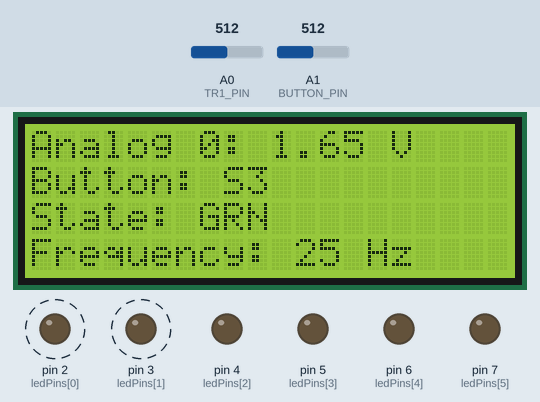
Simulated run of this sketch. Board: Arduino Uno, built with avr-gcc and run on an emulated ATmega328P. Shown: 20×4 character LCD, output pins drawn as LEDs (lit = HIGH). Dashed ring = blinking. The test bench sets the inputs (shaded band); at power-on: A1 (BUTTON_PIN) = 512, A0 (TR1_PIN) = 512.

Above: at 1.2 s.
1.3 s: A1 (BUTTON_PIN) set to 111
At 1.51 s:
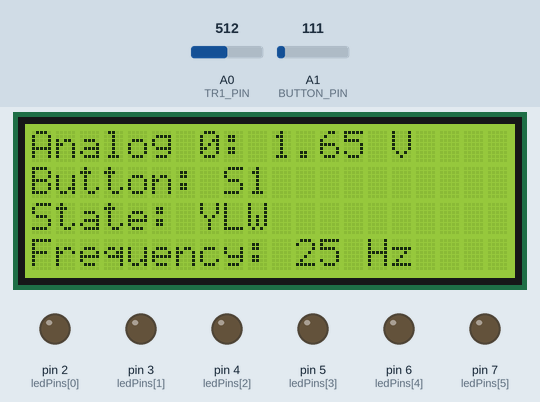
4.0 s: A0 (TR1_PIN) set to 122
At 4.29 s:
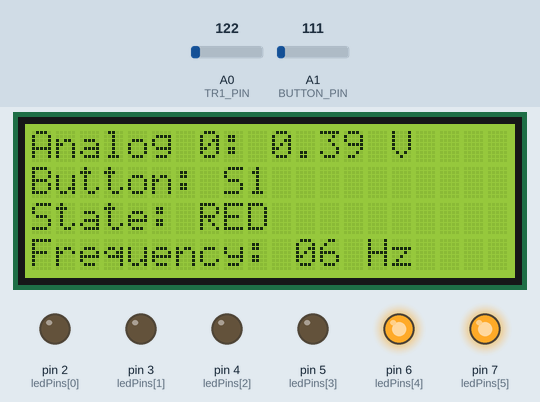
5.9 s: A0 (TR1_PIN) set to 0
At 8.13 s:
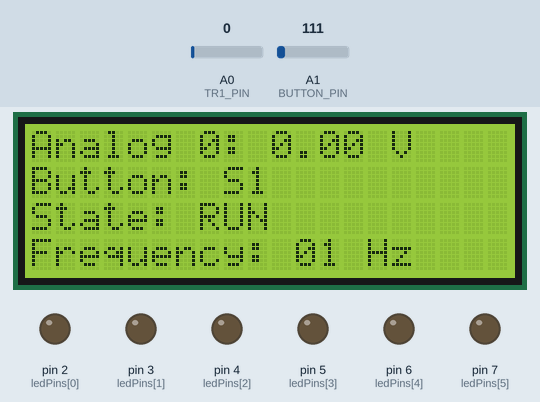
8.5 s: A0 (TR1_PIN) set to 18
At 8.73 s:
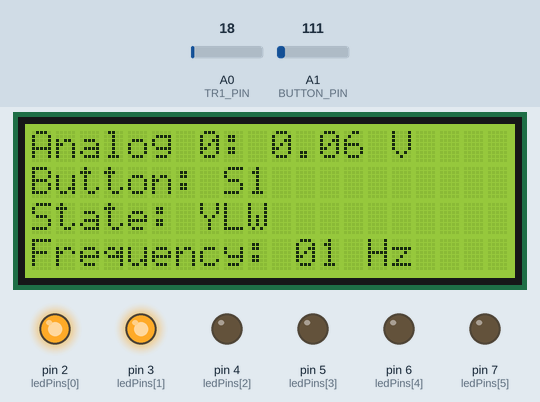
11.5 s: A0 (TR1_PIN) set to 23
At 12.57 s:
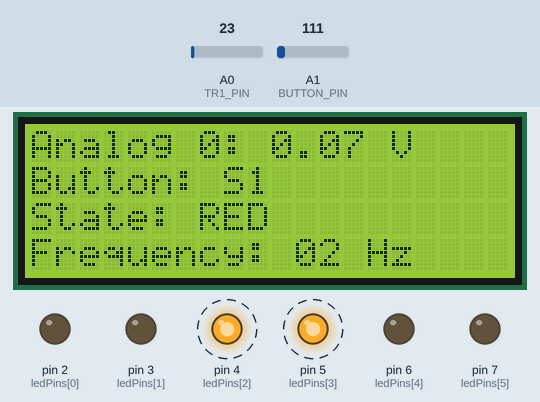
13.0 s: A0 (TR1_PIN) set to 936
At 13.38 s:
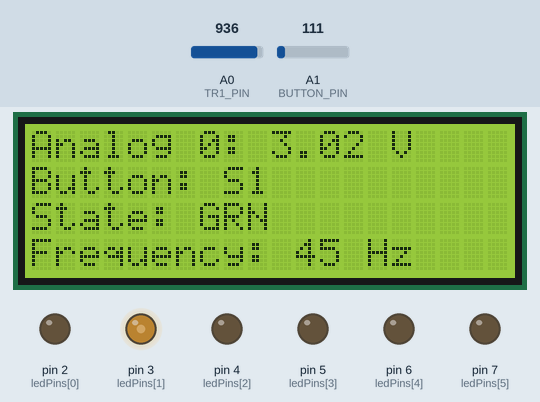
Timing chart, 0 to 30.6 s (numbered marks = the images above; inputs shaded):
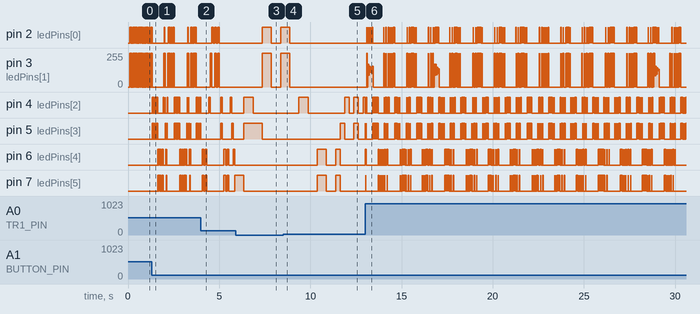

Measured:
- the behaviour switches between 20 and 21 on A0 (TR1_PIN) (found by bisection; images 4 and 5)
- after the input at 1.3 s, the display: changes after 0.06 s (image 1)
- after the input at 5.9 s, pin 6 (ledPins[4]): stops changing and stays LOW
- after the input at 11.5 s, pin 3 (ledPins[1]): stays 0/255 (without the input it goes to 255/255 after 1.4 s)

The sketch:

displayTest.ino
```cpp
// Include LCD functions:
#include <LiquidCrystal.h>

// General Definitions
#define REFERENCE_VOLTAGE 3.3
#define MAX_READ 1023

// ----- Pin definitions -----
const int ledPins[6] = { 2, 3, 4, 5, 6, 7 };  // GGYYRR
#define TR1_PIN A0
#define BUTTON_PIN A1

#define R_S 8
#define E 9
#define DB4 10
#define DB5 11
#define DB6 12
#define DB7 13

// LCD Defines
#define NUM_CHAR 20
#define NUM_LINES 4

// enum declarations; wanted to structure differently, but had issues compiling :')

// State of the LEDs
// Eigher a blinking color pair
// or one active LED running back and forth
enum State {
  GREEN,
  YELLOW,
  RED,
  RUNNING
};

State ledState = State::GREEN; // Global state

// Labels used on LCD
// exactly 3 letters to make printing easy
const char* stateLabel[4] = { "GRN", "YLW", "RED", "RUN" };

// State of the 5-button setup of the s-trike
enum Button : char {
  NONE = '-',
  S1 = '1',
  S2 = '2',
  S3 = '3',
  S4 = '4',
  S5 = '5',
};

const unsigned long MIN_SWITCH_DELAY = 300;

// Handles switching ledState upon button press
// returns whether the state switched or not
bool handleStateSwitch() {
  static unsigned long lastSwitch = 0;

  unsigned long currentTime = millis();
  if (getButtonDeprelled() == Button::S1 && currentTime - lastSwitch > MIN_SWITCH_DELAY) {
    ledState = (State)(((int)ledState + 1) % 4);
    lastSwitch = currentTime;
    return true;
  }

  return false;
}

int runningIndex = 0;
bool blinkOn = true;

// Handles led transition based on set frequency
// returns whether the LEDs are in transition or not
bool handleLedTransition(int frequency) {
  static unsigned long lastTransition = 0;
  static bool runningForward = true;

  long transitionInterval = 1000 / (2 * frequency);
  unsigned long currentTime = millis();

  if (currentTime - lastTransition > transitionInterval) {
    lastTransition = currentTime;
    blinkOn = !blinkOn;  // Switch blinking

    // Run the lights back and forth
    if (runningForward) { runningIndex++; }
    else { runningIndex--; }

    if (runningIndex == 0) { runningForward = true; }
    if (runningIndex == 5) { runningForward = false; }

    return true;
  }

  return false;
}

// Read the potentiometer TR1 and map the value to a frequency
// returns a frequency in range [1, 50] Hz
int getFrequency() {
  int raw = analogRead(TR1_PIN);
  return map(raw, 0, MAX_READ, 1, 50);
}

// Read the potentiometer TR1 and return its outgoing voltage
float getVoltage() {
  int raw = analogRead(TR1_PIN);
  return raw * REFERENCE_VOLTAGE / MAX_READ;
}

// Read the S-Trikes 5-button setups analog signal
// and map the pressed button accordingly
// returns the pressed button (instable)
Button getButton() {
  // S1: 0
  // S2: 242
  // S3: 473
  // S4: 677
  // S5: 830
  int value = analogRead(BUTTON_PIN);

  if (value < 121) { return Button::S1; }
  if (value < 357) { return Button::S2; }
  if (value < 575) { return Button::S3; }
  if (value < 753) { return Button::S4; }
  if (value < 926) { return Button::S5; }

  return Button::NONE;
}

const unsigned long DEBOUNCE_DELAY = 30;

// Handle the button press using deprelling
// returns the last stable button press
Button getButtonDeprelled() {
  static Button lastRead = NONE;
  static Button lastStable = NONE;
  static unsigned long lastDeprellTime = 0;

  Button current = getButton();

  if (current != lastRead) {
    lastDeprellTime = millis();
    lastRead = current;
  }

  // If a button is pressed long enough according to signal, consider it stable
  if ((millis() - lastDeprellTime) > DEBOUNCE_DELAY) {
    lastStable = current;
  }

  return lastStable;
}

// -------- LCD -------
LiquidCrystal lcd(R_S, E, DB4, DB5, DB6, DB7);

// Sets up the LCD
void setupDisplay() {
  // LCD has 4 lines with 20 chars
  lcd.begin(NUM_CHAR, NUM_LINES);
  lcd.print("Analog 0: x.xx V");
  lcd.setCursor(0, 1);
  lcd.print("Button: Sx");
  lcd.setCursor(0, 2);
  lcd.print("State: xxx");
  lcd.setCursor(0, 3);
  lcd.print("Frequency: xx Hz");
}

// Limit the displays refresh rate to avoid flickering
const unsigned long DISPLAY_UPDATE_DELAY = 20; // max. 50 Hz

// Updates the LCD
// Displays voltage on A0, active button, active state and frequency
void updateDisplay(float voltage, Button buttonState, State ledState, int frequency) {
  static unsigned long lastUpdate = 0;

  // skip update if refreshing prematurely
  if (millis() - lastUpdate < DISPLAY_UPDATE_DELAY) return;

  // Print voltage
  char v[4];
  dtostrf(voltage, 4, 2, v);
  lcd.setCursor(10, 0);
  lcd.print(v);

  // Print button state
  lcd.setCursor(9, 1);
  //lcd.print((char) buttonState);
  lcd.print((char) getButtonDeprelled());

  // Print LED state
  lcd.setCursor(7, 2);
  lcd.print(stateLabel[(int) ledState]);

  // Print frequency
  lcd.setCursor(11, 3);
  if (frequency < 10) lcd.print("0"); // Leading 0
  lcd.print(frequency);
}

void setup() {
  // Set Trimmer and Button Pins
  pinMode(TR1_PIN, INPUT);
  pinMode(BUTTON_PIN, INPUT);

  // Set LED pins
  for (auto pin : ledPins) pinMode(pin, OUTPUT);

  // Setup the LCD
  setupDisplay();
}

void loop() {
  // Read sensors
  float voltage = getVoltage();
  Button buttonState = getButtonDeprelled();
  int frequency = getFrequency();

  // Display current state
  updateDisplay(voltage, buttonState, ledState, frequency);

  // Handle transitions
  bool _stateSwitched = handleStateSwitch();
  bool ledTransitioned = handleLedTransition(frequency);

  // Skip setting leds unless in transition
  if (!ledTransitioned) return;

  // Clear all LEDs
  for (auto led : ledPins) digitalWrite(led, LOW);

  // Set active LEDs according to state
  switch (ledState) {
    case State::GREEN:
      digitalWrite(ledPins[0], blinkOn);
      digitalWrite(ledPins[1], blinkOn);
      break;

    case State::YELLOW:
      digitalWrite(ledPins[2], blinkOn);
      digitalWrite(ledPins[3], blinkOn);
      break;

    case State::RED:
      digitalWrite(ledPins[4], blinkOn);
      digitalWrite(ledPins[5], blinkOn);
      break;

    case State::RUNNING:
      digitalWrite(ledPins[runningIndex], HIGH);
      break;
  }
}
```
